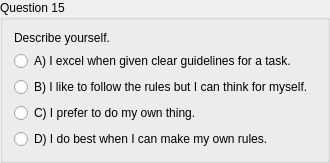
        <widget class="QGroupBox" name="groupBox_29">
         <property name="title">
          <string>Question 15</string>
         </property>
         <layout class="QGridLayout" name="gridLayout_31">
          <item row="0" column="0">
           <widget class="QLabel" name="label_30">
            <property name="text">
             <string>Describe yourself.</string>
            </property>
           </widget>
          </item>
          <item row="1" column="0">
           <widget class="QRadioButton" name="radioButton_40">
            <property name="text">
             <string>A) I excel when given clear guidelines for a task.</string>
            </property>
           </widget>
          </item>
          <item row="2" column="0">
           <widget class="QRadioButton" name="radioButton_41">
            <property name="text">
             <string>B) I like to follow the rules but I can think for myself. </string>
            </property>
           </widget>
          </item>
          <item row="3" column="0">
           <widget class="QRadioButton" name="radioButton_42">
            <property name="text">
             <string>C) I prefer to do my own thing.</string>
            </property>
           </widget>
          </item>
          <item row="4" column="0">
           <widget class="QRadioButton" name="radioButton_43">
            <property name="text">
             <string>D) I do best when I can make my own rules.</string>
            </property>
           </widget>
          </item>
         </layout>
        </widget>
